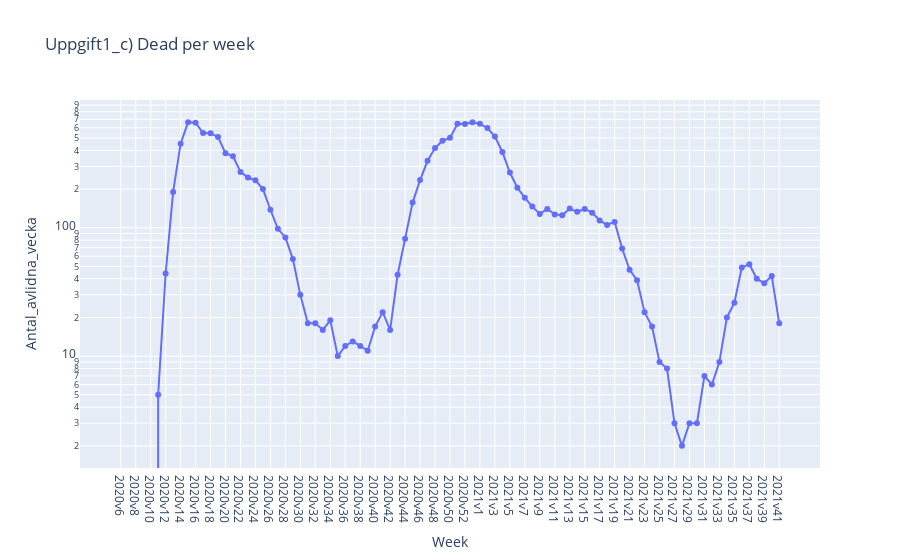
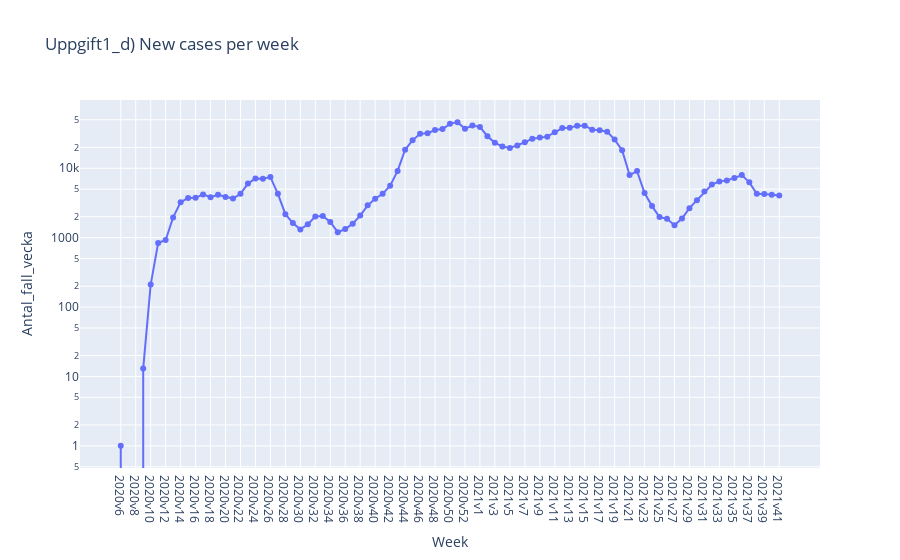
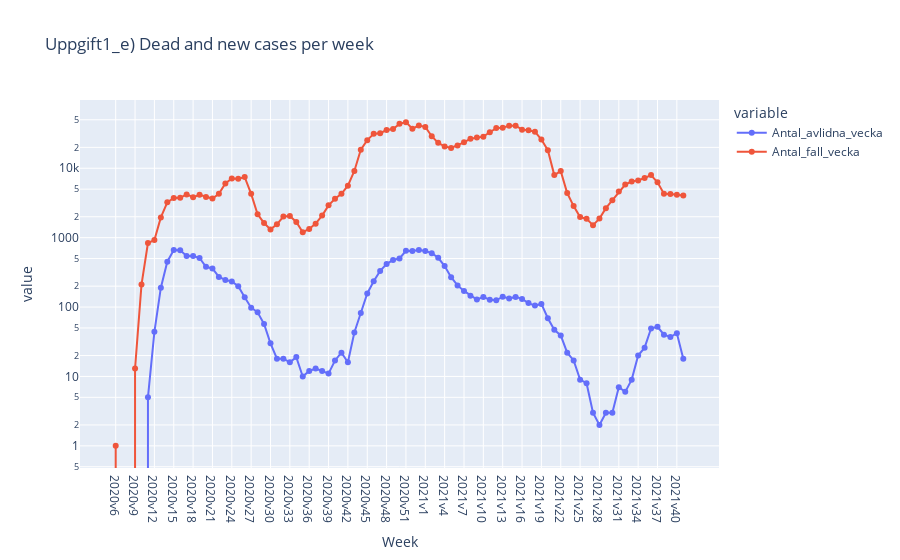
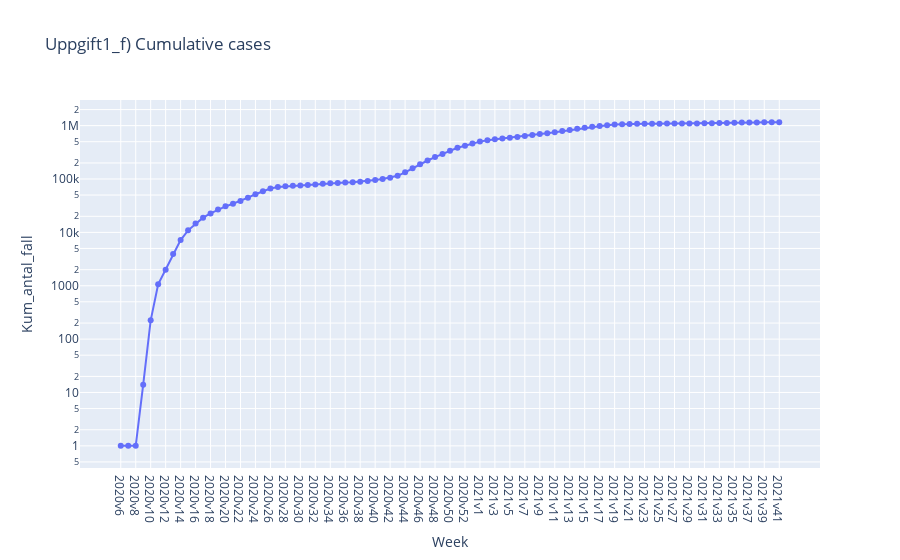

Notebook cell for these charts, in order:
### Markdown cell above
- Use plotly_express to plot the data

### Code cell
def px_line(dataframe=covid19, x=None, y=None, title=None):
    
    fig = px.line(dataframe, x=x, y=y, markers=True, log_y=True,
        title=title,
        labels=dict(Vecka="Week"))

    fig.update_layout(hovermode="x")
    fig.update_xaxes(
                 showspikes=True,
                 spikedash="solid",
                 spikemode="across",
                 spikecolor="green",
                 spikesnap="cursor"
                 )
    fig.show()
    fig.write_html(f"Visualiseringar/{title}.html") #saving plotly as en html file is based on : https://plotly.com/python/interactive-html-export/
    

px_line(x="Vecka", y="Antal_avlidna_vecka", title="Uppgift1_c) Dead per week")
px_line(x="Vecka", y="Antal_fall_vecka", title="Uppgift1_d) New cases per week")
px_line(x="Vecka", y=["Antal_avlidna_vecka", "Antal_fall_vecka"], title="Uppgift1_e) Dead and new cases per week")
px_line(x="Vecka", y="Kum_antal_fall", title="Uppgift1_f) Cumulative cases")

### Figure 1 — Plotly figure (JSON) as saved in the notebook; plotly's stock layout.template omitted (floating-point values rounded to 4 significant figures)
{"data": [{"hovertemplate": "Week=%{x}<br>Antal_avlidna_vecka=%{y}<extra></extra>", "legendgroup": "", "line": {"color": "#636efa", "dash": "solid"}, "marker": {"symbol": "circle"}, "mode": "lines+markers", "name": "", "orientation": "v", "showlegend": false, "type": "scatter", "x": ["2020v6", "2020v7", "2020v8", "2020v9", "2020v10", "2020v11", "2020v12", "2020v13", "2020v14", "2020v15", "2020v16", "2020v17", "2020v18", "2020v19", "2020v20", "2020v21", "2020v22", "2020v23", "2020v24", "2020v25", "2020v26", "2020v27", "2020v28", "2020v29", "2020v30", "2020v31", "2020v32", "2020v33", "2020v34", "2020v35", "2020v36", "2020v37", "2020v38", "2020v39", "2020v40", "2020v41", "2020v42", "2020v43", "2020v44", "2020v45", "2020v46", "2020v47", "2020v48", "2020v49", "2020v50", "2020v51", "2020v52", "2020v53", "2021v1", "2021v2", "2021v3", "2021v4", "2021v5", "2021v6", "2021v7", "2021v8", "2021v9", "2021v10", "2021v11", "2021v12", "2021v13", "2021v14", "2021v15", "2021v16", "2021v17", "2021v18", "2021v19", "2021v20", "2021v21", "2021v22", "2021v23", "2021v24", "2021v25", "2021v26", "2021v27", "2021v28", "2021v29", "2021v30", "2021v31", "2021v32", "2021v33", "2021v34", "2021v35", "2021v36", "2021v37", "2021v38", "2021v39", "2021v40", "2021v41"], "xaxis": "x", "y": [0, 0, 0, 0, 0, 5, 44, 190, 451, 664, 657, 546, 543, 509, 380, 360, 272, 246, 234, 200, 138, 98, 84, 57, 30, 18, 18, 16, 19, 10, 12, 13, 12, 11, 17, 22, 16, 43, 82, 157, 235, 332, 417, 476, 501, 645, 643, 663, 644, 598, 513, 389, 269, 205, 171, 146, 128, 140, 127, 125, 141, 133, 140, 131, 114, 105, 111, 69, 47, 39, 22, 17, 9, 8, 3, 2, 3, 3, 7, 6, 9, 20, 26, 49, 52, 40, 37, 42, 18], "yaxis": "y"}], "layout": {"hovermode": "x", "legend": {"tracegroupgap": 0}, "title": {"text": "Uppgift1_c) Dead per week"}, "xaxis": {"anchor": "y", "domain": [0, 1], "showspikes": true, "spikecolor": "green", "spikedash": "solid", "spikemode": "across", "spikesnap": "cursor", "title": {"text": "Week"}}, "yaxis": {"anchor": "x", "domain": [0, 1], "title": {"text": "Antal_avlidna_vecka"}, "type": "log"}}}

### Figure 2 — Plotly figure (JSON) as saved in the notebook; plotly's stock layout.template omitted (floating-point values rounded to 4 significant figures)
{"data": [{"hovertemplate": "Week=%{x}<br>Antal_fall_vecka=%{y}<extra></extra>", "legendgroup": "", "line": {"color": "#636efa", "dash": "solid"}, "marker": {"symbol": "circle"}, "mode": "lines+markers", "name": "", "orientation": "v", "showlegend": false, "type": "scatter", "x": ["2020v6", "2020v7", "2020v8", "2020v9", "2020v10", "2020v11", "2020v12", "2020v13", "2020v14", "2020v15", "2020v16", "2020v17", "2020v18", "2020v19", "2020v20", "2020v21", "2020v22", "2020v23", "2020v24", "2020v25", "2020v26", "2020v27", "2020v28", "2020v29", "2020v30", "2020v31", "2020v32", "2020v33", "2020v34", "2020v35", "2020v36", "2020v37", "2020v38", "2020v39", "2020v40", "2020v41", "2020v42", "2020v43", "2020v44", "2020v45", "2020v46", "2020v47", "2020v48", "2020v49", "2020v50", "2020v51", "2020v52", "2020v53", "2021v1", "2021v2", "2021v3", "2021v4", "2021v5", "2021v6", "2021v7", "2021v8", "2021v9", "2021v10", "2021v11", "2021v12", "2021v13", "2021v14", "2021v15", "2021v16", "2021v17", "2021v18", "2021v19", "2021v20", "2021v21", "2021v22", "2021v23", "2021v24", "2021v25", "2021v26", "2021v27", "2021v28", "2021v29", "2021v30", "2021v31", "2021v32", "2021v33", "2021v34", "2021v35", "2021v36", "2021v37", "2021v38", "2021v39", "2021v40", "2021v41"], "xaxis": "x", "y": [1, 0, 0, 13, 211, 838, 924, 1957, 3229, 3740, 3752, 4203, 3832, 4153, 3869, 3659, 4280, 6021, 7123, 7073, 7455, 4279, 2179, 1622, 1316, 1556, 2014, 2052, 1687, 1200, 1332, 1592, 2080, 2919, 3642, 4278, 5620, 9155, 18474, 25405, 31319, 31944, 35560, 36837, 43631, 46177, 37134, 41323, 39455, 28942, 23230, 20660, 19605, 21283, 23615, 26690, 27748, 28555, 33033, 37881, 38386, 41147, 41038, 36032, 35306, 33680, 25916, 18169, 7974, 9094, 4394, 2848, 1982, 1869, 1514, 1881, 2662, 3459, 4608, 5820, 6466, 6688, 7236, 7972, 6266, 4298, 4241, 4141, 4062], "yaxis": "y"}], "layout": {"hovermode": "x", "legend": {"tracegroupgap": 0}, "title": {"text": "Uppgift1_d) New cases per week"}, "xaxis": {"anchor": "y", "domain": [0, 1], "showspikes": true, "spikecolor": "green", "spikedash": "solid", "spikemode": "across", "spikesnap": "cursor", "title": {"text": "Week"}}, "yaxis": {"anchor": "x", "domain": [0, 1], "title": {"text": "Antal_fall_vecka"}, "type": "log"}}}

### Figure 3 — Plotly figure (JSON) as saved in the notebook; plotly's stock layout.template omitted (floating-point values rounded to 4 significant figures)
{"data": [{"hovertemplate": "variable=Antal_avlidna_vecka<br>Week=%{x}<br>value=%{y}<extra></extra>", "legendgroup": "Antal_avlidna_vecka", "line": {"color": "#636efa", "dash": "solid"}, "marker": {"symbol": "circle"}, "mode": "lines+markers", "name": "Antal_avlidna_vecka", "orientation": "v", "showlegend": true, "type": "scatter", "x": ["2020v6", "2020v7", "2020v8", "2020v9", "2020v10", "2020v11", "2020v12", "2020v13", "2020v14", "2020v15", "2020v16", "2020v17", "2020v18", "2020v19", "2020v20", "2020v21", "2020v22", "2020v23", "2020v24", "2020v25", "2020v26", "2020v27", "2020v28", "2020v29", "2020v30", "2020v31", "2020v32", "2020v33", "2020v34", "2020v35", "2020v36", "2020v37", "2020v38", "2020v39", "2020v40", "2020v41", "2020v42", "2020v43", "2020v44", "2020v45", "2020v46", "2020v47", "2020v48", "2020v49", "2020v50", "2020v51", "2020v52", "2020v53", "2021v1", "2021v2", "2021v3", "2021v4", "2021v5", "2021v6", "2021v7", "2021v8", "2021v9", "2021v10", "2021v11", "2021v12", "2021v13", "2021v14", "2021v15", "2021v16", "2021v17", "2021v18", "2021v19", "2021v20", "2021v21", "2021v22", "2021v23", "2021v24", "2021v25", "2021v26", "2021v27", "2021v28", "2021v29", "2021v30", "2021v31", "2021v32", "2021v33", "2021v34", "2021v35", "2021v36", "2021v37", "2021v38", "2021v39", "2021v40", "2021v41"], "xaxis": "x", "y": [0, 0, 0, 0, 0, 5, 44, 190, 451, 664, 657, 546, 543, 509, 380, 360, 272, 246, 234, 200, 138, 98, 84, 57, 30, 18, 18, 16, 19, 10, 12, 13, 12, 11, 17, 22, 16, 43, 82, 157, 235, 332, 417, 476, 501, 645, 643, 663, 644, 598, 513, 389, 269, 205, 171, 146, 128, 140, 127, 125, 141, 133, 140, 131, 114, 105, 111, 69, 47, 39, 22, 17, 9, 8, 3, 2, 3, 3, 7, 6, 9, 20, 26, 49, 52, 40, 37, 42, 18], "yaxis": "y"}, {"hovertemplate": "variable=Antal_fall_vecka<br>Week=%{x}<br>value=%{y}<extra></extra>", "legendgroup": "Antal_fall_vecka", "line": {"color": "#EF553B", "dash": "solid"}, "marker": {"symbol": "circle"}, "mode": "lines+markers", "name": "Antal_fall_vecka", "orientation": "v", "showlegend": true, "type": "scatter", "x": ["2020v6", "2020v7", "2020v8", "2020v9", "2020v10", "2020v11", "2020v12", "2020v13", "2020v14", "2020v15", "2020v16", "2020v17", "2020v18", "2020v19", "2020v20", "2020v21", "2020v22", "2020v23", "2020v24", "2020v25", "2020v26", "2020v27", "2020v28", "2020v29", "2020v30", "2020v31", "2020v32", "2020v33", "2020v34", "2020v35", "2020v36", "2020v37", "2020v38", "2020v39", "2020v40", "2020v41", "2020v42", "2020v43", "2020v44", "2020v45", "2020v46", "2020v47", "2020v48", "2020v49", "2020v50", "2020v51", "2020v52", "2020v53", "2021v1", "2021v2", "2021v3", "2021v4", "2021v5", "2021v6", "2021v7", "2021v8", "2021v9", "2021v10", "2021v11", "2021v12", "2021v13", "2021v14", "2021v15", "2021v16", "2021v17", "2021v18", "2021v19", "2021v20", "2021v21", "2021v22", "2021v23", "2021v24", "2021v25", "2021v26", "2021v27", "2021v28", "2021v29", "2021v30", "2021v31", "2021v32", "2021v33", "2021v34", "2021v35", "2021v36", "2021v37", "2021v38", "2021v39", "2021v40", "2021v41"], "xaxis": "x", "y": [1, 0, 0, 13, 211, 838, 924, 1957, 3229, 3740, 3752, 4203, 3832, 4153, 3869, 3659, 4280, 6021, 7123, 7073, 7455, 4279, 2179, 1622, 1316, 1556, 2014, 2052, 1687, 1200, 1332, 1592, 2080, 2919, 3642, 4278, 5620, 9155, 18474, 25405, 31319, 31944, 35560, 36837, 43631, 46177, 37134, 41323, 39455, 28942, 23230, 20660, 19605, 21283, 23615, 26690, 27748, 28555, 33033, 37881, 38386, 41147, 41038, 36032, 35306, 33680, 25916, 18169, 7974, 9094, 4394, 2848, 1982, 1869, 1514, 1881, 2662, 3459, 4608, 5820, 6466, 6688, 7236, 7972, 6266, 4298, 4241, 4141, 4062], "yaxis": "y"}], "layout": {"hovermode": "x", "legend": {"title": {"text": "variable"}, "tracegroupgap": 0}, "title": {"text": "Uppgift1_e) Dead and new cases per week"}, "xaxis": {"anchor": "y", "domain": [0, 1], "showspikes": true, "spikecolor": "green", "spikedash": "solid", "spikemode": "across", "spikesnap": "cursor", "title": {"text": "Week"}}, "yaxis": {"anchor": "x", "domain": [0, 1], "title": {"text": "value"}, "type": "log"}}}

### Figure 4 — Plotly figure (JSON) as saved in the notebook; plotly's stock layout.template omitted (floating-point values rounded to 4 significant figures)
{"data": [{"hovertemplate": "Week=%{x}<br>Kum_antal_fall=%{y}<extra></extra>", "legendgroup": "", "line": {"color": "#636efa", "dash": "solid"}, "marker": {"symbol": "circle"}, "mode": "lines+markers", "name": "", "orientation": "v", "showlegend": false, "type": "scatter", "x": ["2020v6", "2020v7", "2020v8", "2020v9", "2020v10", "2020v11", "2020v12", "2020v13", "2020v14", "2020v15", "2020v16", "2020v17", "2020v18", "2020v19", "2020v20", "2020v21", "2020v22", "2020v23", "2020v24", "2020v25", "2020v26", "2020v27", "2020v28", "2020v29", "2020v30", "2020v31", "2020v32", "2020v33", "2020v34", "2020v35", "2020v36", "2020v37", "2020v38", "2020v39", "2020v40", "2020v41", "2020v42", "2020v43", "2020v44", "2020v45", "2020v46", "2020v47", "2020v48", "2020v49", "2020v50", "2020v51", "2020v52", "2020v53", "2021v1", "2021v2", "2021v3", "2021v4", "2021v5", "2021v6", "2021v7", "2021v8", "2021v9", "2021v10", "2021v11", "2021v12", "2021v13", "2021v14", "2021v15", "2021v16", "2021v17", "2021v18", "2021v19", "2021v20", "2021v21", "2021v22", "2021v23", "2021v24", "2021v25", "2021v26", "2021v27", "2021v28", "2021v29", "2021v30", "2021v31", "2021v32", "2021v33", "2021v34", "2021v35", "2021v36", "2021v37", "2021v38", "2021v39", "2021v40", "2021v41"], "xaxis": "x", "y": [1, 1, 1, 14, 225, 1063, 1987, 3944, 7173, 10913, 14665, 18868, 22700, 26853, 30722, 34381, 38661, 44682, 51805, 58878, 66333, 70612, 72791, 74413, 75729, 77285, 79299, 81351, 83038, 84238, 85570, 87162, 89242, 92161, 95803, 100081, 105701, 114856, 133330, 158735, 190054, 221998, 257558, 294395, 338026, 384203, 421337, 462660, 502115, 531057, 554287, 574947, 594552, 615835, 639450, 666140, 693888, 722443, 755476, 793357, 831743, 872890, 913928, 949960, 985266, 1018946, 1044862, 1063031, 1071005, 1080099, 1084493, 1087341, 1089323, 1091192, 1092706, 1094587, 1097249, 1100708, 1105316, 1111136, 1117602, 1124290, 1131526, 1139498, 1145764, 1150062, 1154303, 1158444, 1162506], "yaxis": "y"}], "layout": {"hovermode": "x", "legend": {"tracegroupgap": 0}, "title": {"text": "Uppgift1_f) Cumulative cases"}, "xaxis": {"anchor": "y", "domain": [0, 1], "showspikes": true, "spikecolor": "green", "spikedash": "solid", "spikemode": "across", "spikesnap": "cursor", "title": {"text": "Week"}}, "yaxis": {"anchor": "x", "domain": [0, 1], "title": {"text": "Kum_antal_fall"}, "type": "log"}}}
